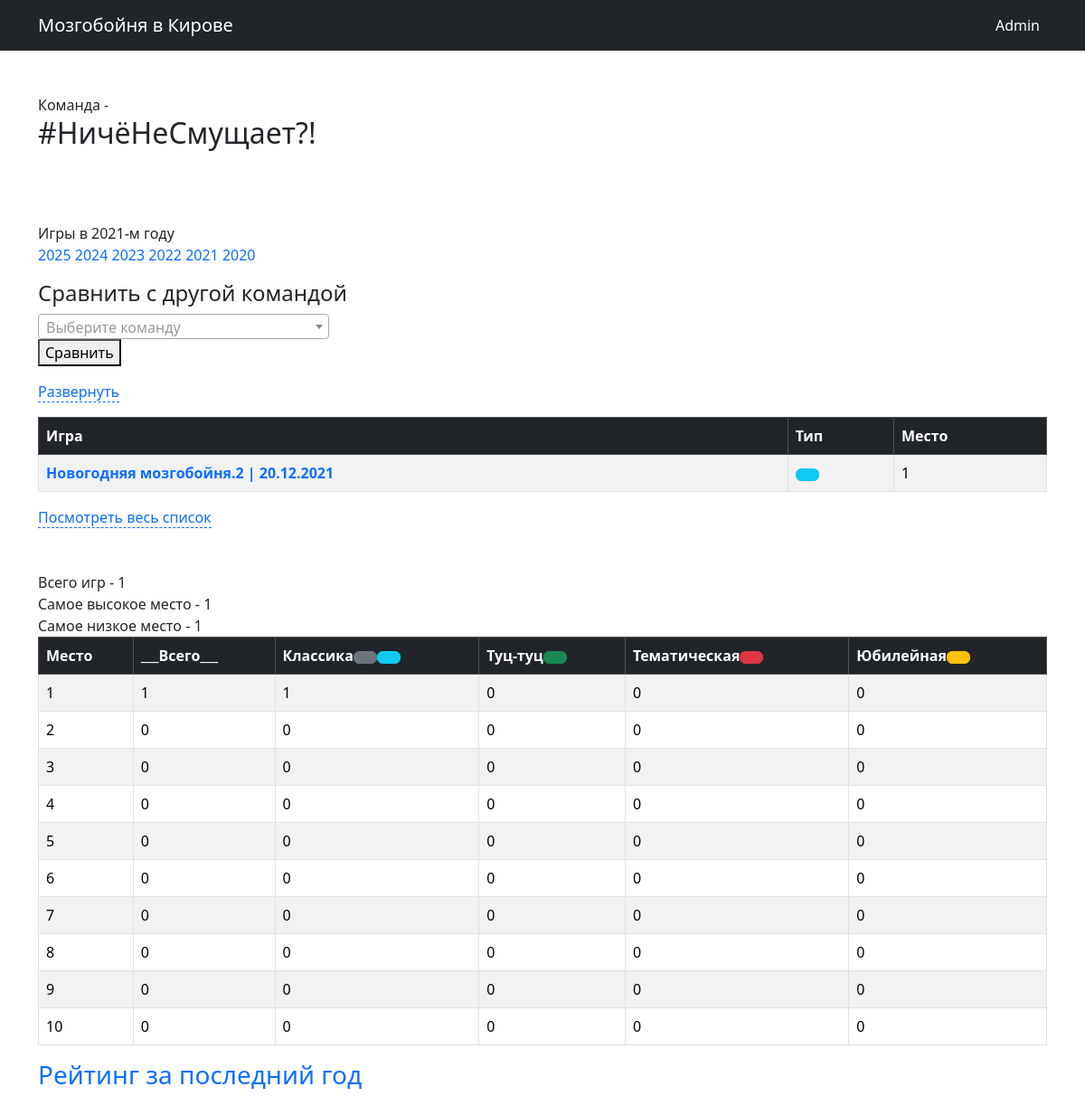
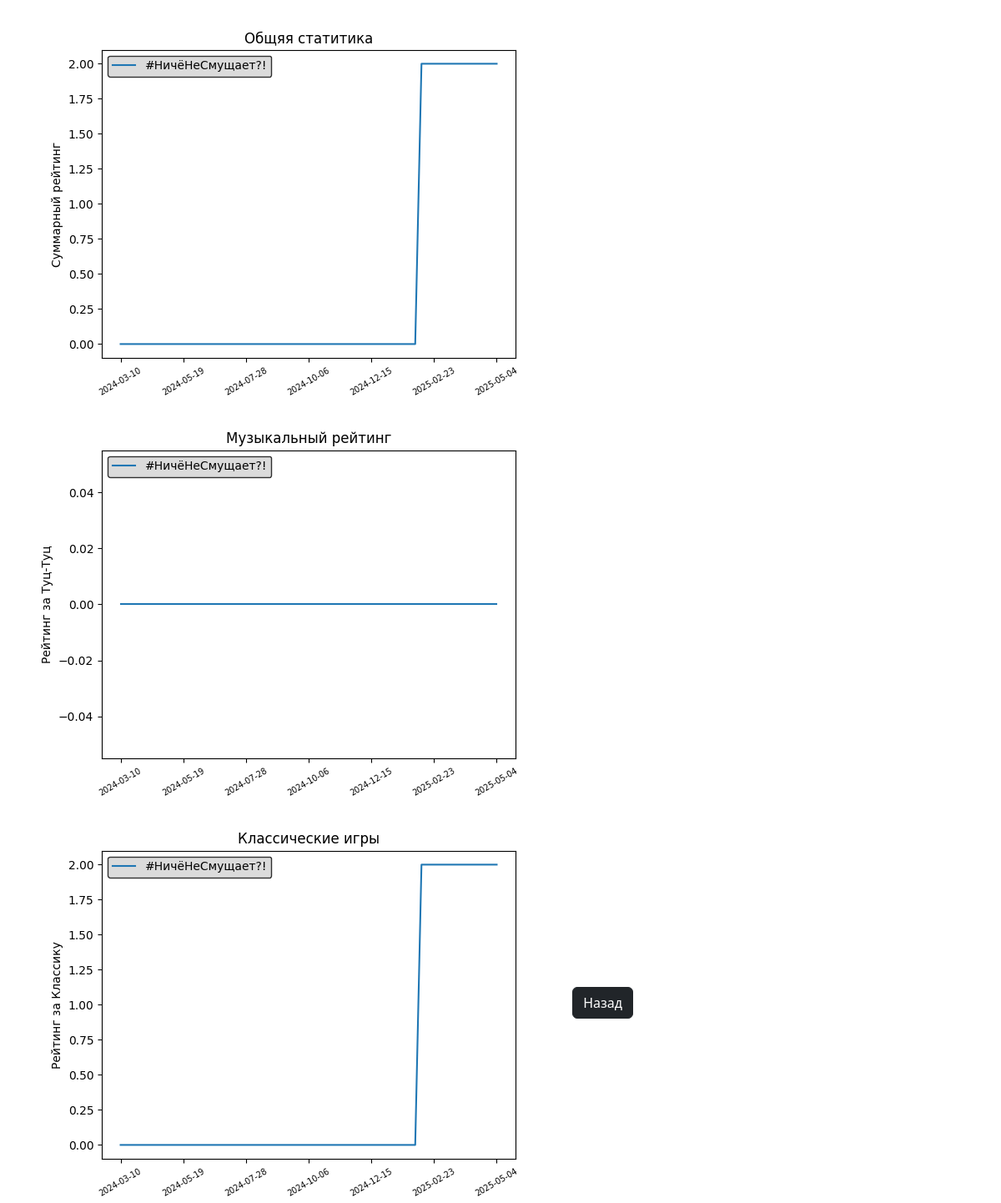
Screenshot of /kirovstat/team_info/?team_id=12&year=2021 with the database file from the repository (2 pictures, top to bottom).
### kirovstat/models.py (models this page shows, shortened)
class teams (models.Model):
    t_name = models.CharField(verbose_name='Название команды',max_length=50)
    t_aka = models.ForeignKey('self',blank=True,null=True,on_delete=models.SET_NULL)
    t_page = models.URLField(default='http://rudagames.ru')
    t_foto = models.CharField(verbose_name='Фото команды',default='.foto.jpg',max_length=50)
    time_data = models.DateTimeField(auto_now=True, db_index=True, verbose_name='создано')
    class Meta:
       verbose_name_plural = 'Команды'
       verbose_name = 'Команда'
       ordering = ['t_name']

class gmdata (models.Model):
    gd_game = models.ForeignKey(games, verbose_name='Игра',null=False, on_delete = models.CASCADE)
    gd_team = models.ForeignKey(teams, verbose_name='Команда',null=False, on_delete = models.CASCADE)
    gd_set1 = models.FloatField(verbose_name='Тур 1',max_length=5,default=300)
    gd_set2 = models.FloatField(verbose_name='Тур 2',max_length=5,default=300)
    gd_set3 = models.FloatField(verbose_name='Тур 3',max_length=5,default=300)
    gd_set4 = models.FloatField(verbose_name='Тур 4',max_length=5,default=300)
    gd_set5 = models.FloatField(verbose_name='Тур 5',max_length=5,default=300)
    gd_set6 = models.FloatField(verbose_name='Тур 6',max_length=5,default=300)
    gd_set7 = models.FloatField(verbose_name='Тур 7',max_length=5,default=300)
    gd_set8 = models.FloatField(verbose_name='Тур 8',max_length=5,default=300)
    gd_set9 = models.FloatField(verbose_name='Тур 9',max_length=5,default=300)
    gd_set10 = models.FloatField(verbose_name='Тур 10',max_length=5,default=300)
    gd_summ = models.FloatField(max_length=8, verbose_name='Сумма очков')
    gd_place = models.IntegerField(verbose_name='Место')
    time_data = models.DateTimeField(auto_now=True, db_index=True, verbose_name='создано')
    class Meta:
       verbose_name_plural = 'Данные'
       verbose_name = 'Данные'
       ordering = ['time_data']

class games (models.Model):
    g_name = models.CharField(default="Название игры", max_length=100)
    g_type = models.ForeignKey(game_type,null=True, on_delete=models.SET_NULL)
    g_date = models.DateField(verbose_name='Дата игры')
    g_sets = models.IntegerField(verbose_name='Количесто туров',default=5)
    g_url = models.URLField(verbose_name='Ссылка на игра в ВК',default="https://vk.com/mzgb_kir", max_length=200)
    time_data = models.DateTimeField(auto_now=True,db_index=True, verbose_name='создано')
    g_teams = models.IntegerField(verbose_name='Количество команда',null=True, default = 1)
    class Meta:
       verbose_name_plural = 'Игра'
       verbose_name = 'Игры'
       ordering = ['-g_date']
    def __str__(self):
        return self.g_name

### kirovstat/views.py (the view)
def team_info (request):
    test1 = request.GET
    team_id= test1['team_id']
    try:
       year = test1['year']
    except:
       year='2025'
    t_data = get_all_teams()
    main_id = teams.objects.values('t_aka_id').get(pk=team_id)['t_aka_id']
    t_names = teams.objects.filter(t_aka=main_id)
    t_foto = teams.objects.values('t_foto').get(pk=main_id)['t_foto']
    akas_list=get_akas(main_id)
    s_data = year + '-01-01'
    f_data = year + '-12-31'
    t_data_info = get_games_info (akas_list,s_data,f_data)
    Max_place,Min_place,g_count, \
    l_p,l_p_class,l_p_tuz, \
    l_p_tem,l_p_jub=get_team_year_results(t_data_info)
    l=[1,2,3,4,5,6,7,8,9,10]
    graph_tuz,graph_class,graph_summ = build_graph_team(t_id=team_id)
    context = {'team_id':team_id,'t_data_info': t_data_info, 't_names': t_names, 't_foto': t_foto, \
               't_data':t_data,'Max_place': Max_place,'Min_place' :Min_place, 'g_count':g_count, \
               'l': l,'l_p' : l_p,'l_p_class' : l_p_class,'l_p_tuz' : l_p_tuz, \
               'l_p_tem' :l_p_tem,'l_p_jub':l_p_jub , 'year' : year,\
               'graph_tuz':graph_tuz,'graph_class':graph_class,'graph_summ':graph_summ}
    return render(request, 'team_info.html', context)

### kirovstat/defs_1.py (called while the page is built)
def get_games_in_range(d_s , d_f):
    d1 = date.fromisoformat(d_s)
    d2 = date.fromisoformat(d_f)
    games1  = games.objects.filter(g_date__gte=d1, g_date__lte=d2)
    games_is_range=[]
    for t in games1:
        games_is_range.append(t.id)
    return(games_is_range)

def get_akas(t_id):
    t_names = teams.objects.filter(t_aka=t_id)
    akas_list=[]
    for t in t_names:
        akas_list.append (t.id)
    return (akas_list)

def get_games_info (t_id_list , data_start = '2025-01-01', data_finish = '2025-12-31'):
    g_r = get_games_in_range(data_start,data_finish)
    g_info = gmdata.objects.filter(gd_team__in=t_id_list, gd_game__in=g_r).order_by('gd_game')
    return (g_info)

def get_all_teams():
    t_names = teams.objects.all()
    return(t_names)

### kirovstat/defs_2.py (called while the page is built)
def get_week_id (rating_data):
    if rating_data.weekday() == 6:
       rating_week_data = rating_data
    else:
       td = 1 + int(rating_data.weekday())
       rating_week_data= rating_data - datetime.timedelta(days=td)
    week_id = weekr.objects.values('id').get(week_end=rating_week_data)['id']
    return (week_id)

### kirovstat/templates/team_info.html (shortened to what this page needs)
{% extends 'base.html' %}
{% block content %}
<br>
{% for t in t_names%}
  <br>
  {%if t.id == t.t_aka_id%}
    Команда - <h2> {{t.t_name}} </h2><br>
  {%else%}
    Так же известная как - {{t.t_name}}<br>
  {%endif%}
{%endfor%}
{% if t_foto != '.foto.jpg' %}
  {% load static %}
{%endif%}
<br><br>
Игры в {{ year}}-м году <br>
<a href=/kirovstat/team_info/?team_id={{team_id}}&year=2025>2025</a>
<a href=/kirovstat/team_info/?team_id={{team_id}}&year=2024>2024</a>
<a href=/kirovstat/team_info/?team_id={{team_id}}&year=2023>2023</a>
<a href=/kirovstat/team_info/?team_id={{team_id}}&year=2022>2022</a>
<a href=/kirovstat/team_info/?team_id={{team_id}}&year=2021>2021</a>
<a href=/kirovstat/team_info/?team_id={{team_id}}&year=2020>2020</a>
<br>
<form action = "/kirovstat/compare/"  method="get" target="_self">
<p><h4> Сравнить с другой командой  </h4>
   <link rel="stylesheet" href="{% static '/select2/dist/css/select2.min.css' %}">
<br><button type="submit">Сравнить</button>
</p>
</form>
<div class="wrap-expand-table"><a href="#close">Свернуть</a><a href="#click-expand1">Развернуть</a>
<table class = 'table mt-3 table-bordered table-striped table-hover' >
    <thead class="table-dark">
        <tr>
            <th scope="col">Игра</th>
            <th scope="col">Тип</th>
            <th scope="col">Место</th>
        </tr>
    </thead>
    <tbody>
        {% for data in t_data_info%}
        <tr>
            <td><a href=/kirovstat/game_info/?game_id={{data.gd_game_id}} ><b>{{data.gd_game}}</b></a></td>
            {%if data.gd_game.g_type_id == 2 %}
              <td> <button type="button" class="btn btn-success"> </button> </td>
            {%elif data.gd_game.g_type_id == 3 %}
              <td> <button type="button" class="btn btn-danger"> </button> </td>
            {%elif data.gd_game.g_type_id == 4 %}
              <td> <button type="button" class="btn btn-warning"> </button> </td>
            {%elif data.gd_game.g_type_id == 5 %}
               <td> <button type="button" class="btn btn-info"> </button>  </td>
            {%else%}
              <td > <button type="button" class="btn btn-secondary"></button></td>
            {%endif%}
            <td>{{data.gd_place}}</td>
        </tr>
        {%endfor%}
    </tbody>
</table>
<a href="#close">Cвернуть</a><a href="#click-expand1">Посмотреть весь список</a></div>
<br><br>
Всего игр - {{g_count}} <br>
Самое высокое место -  {{Max_place}} <br>
Самое низкое место -  {{Min_place}} <br>
<table class = 'table table-bordered table-striped table-hover' >
  <thead class="table-dark">
      <tr>
          <th scope="col">Место</th>
          <th scope="col">___Всего___</th>
          <th scope="col">Класcика<button type="button" class="btn btn-secondary"></button><button type="button" class="btn btn-info"></button></th>
          <th scope="col">Туц-туц<button type="button" class="btn btn-success"></button></th>
          <th scope="col">Тематическая<button type="button" class="btn btn-danger"></button></th>
          <th scope="col">Юбилейная<button type="button" class="btn btn-warning"></button></th>
      </tr>
  </thead>
  <tbody>
      <tr>
        <td>1</td>
        <td>{{l_p.1}}</td>
        <td>{{l_p_class.1}}</td>
        <td>{{l_p_tuz.1}}</td>
        <td>{{l_p_tem.1}}</td>
        <td>{{l_p_jub.1}}</td>
      </tr>
      <tr>
        <td>2</td>
        <td>{{l_p.2}}</td>
        <td>{{l_p_class.2}}</td>
        <td>{{l_p_tuz.2}}</td>
        <td>{{l_p_tem.2}}</td>
        <td>{{l_p_jub.2}}</td>
      </tr>
      <tr>
        <td>3</td>
        <td>{{l_p.3}}</td>
        <td>{{l_p_class.3}}</td>
        <td>{{l_p_tuz.3}}</td>
        <td>{{l_p_tem.3}}</td>
        <td>{{l_p_jub.3}}</td>
      </tr>
      <tr>
        <td>4</td>
        <td>{{l_p.4}}</td>
        <td>{{l_p_class.4}}</td>
        <td>{{l_p_tuz.4}}</td>
        <td>{{l_p_tem.4}}</td>
        <td>{{l_p_jub.4}}</td>
      </tr>
      <tr>
        <td>5</td>
        <td>{{l_p.5}}</td>
        <td>{{l_p_class.5}}</td>
        <td>{{l_p_tuz.5}}</td>
        <td>{{l_p_tem.5}}</td>
        <td>{{l_p_jub.5}}</td>
      </tr>
      <tr>
        <td>6</td>
        <td>{{l_p.6}}</td>
        <td>{{l_p_class.6}}</td>
        <td>{{l_p_tuz.6}}</td>
        <td>{{l_p_tem.6}}</td>
        <td>{{l_p_jub.6}}</td>
      </tr>
      <tr>
        <td>7</td>
        <td>{{l_p.7}}</td>
        <td>{{l_p_class.7}}</td>
        <td>{{l_p_tuz.7}}</td>
        <td>{{l_p_tem.7}}</td>
        <td>{{l_p_jub.7}}</td>
      </tr>
      <tr>
        <td>8</td>
        <td>{{l_p.8}}</td>
        <td>{{l_p_class.8}}</td>
        <td>{{l_p_tuz.8}}</td>
        <td>{{l_p_tem.8}}</td>
        <td>{{l_p_jub.8}}</td>
      </tr>
      <tr>
        <td>9</td>
        <td>{{l_p.9}}</td>
        <td>{{l_p_class.9}}</td>
        <td>{{l_p_tuz.9}}</td>
        <td>{{l_p_tem.9}}</td>
        <td>{{l_p_jub.9}}</td>
      </tr>
      <tr>
        <td>10</td>
        <td>{{l_p.10}}</td>
        <td>{{l_p_class.10}}</td>
        <td>{{l_p_tuz.10}}</td>
        <td>{{l_p_tem.10}}</td>
        <td>{{l_p_jub.10}}</td>
      </tr>
  </tbody>
</table>
<div> <h3> <a href=/kirovstat/ratings/ > Рейтинг за последний год </a></h3></div>
  <img alt="" >
  <img alt="" >
  <img alt="" >
<button type="button" class="btn btn-dark" onclick="window.history.back(); return true;">Назад</button>
{% endblock %}

### kirovstat/templates/base.html (style rules this page uses)
a { text-decoration: none; }

### kirovstat/templates/team_info.html (style rules this page uses)
.wrap-expand-table a[href^="#click-expand"], .wrap-expand-table a[href="#close"] { text-decoration: none; border-bottom: 1px dashed; }

### rows the page displays
teams: t_name "#НичёНеСмущает?!"
gmdata: gd_game "Новогодняя мозгобойня.2 | 20.12.2021", gd_place "1"

### other values shown
{{ year }} "2021"
{{ g_count }} "1"
{{ Max_place }} "1"
{{ Min_place }} "1"
{{ l_p.1 }} "1"
{{ l_p_class.1 }} "1"
{{ l_p_tuz.1 }} "0"
{{ l_p_tem.1 }} "0"
{{ l_p_jub.1 }} "0"
{{ l_p.2 }} "0"
{{ l_p_class.2 }} "0"
{{ l_p_tuz.2 }} "0"
{{ l_p_tem.2 }} "0"
{{ l_p_jub.2 }} "0"
{{ l_p.3 }} "0"
